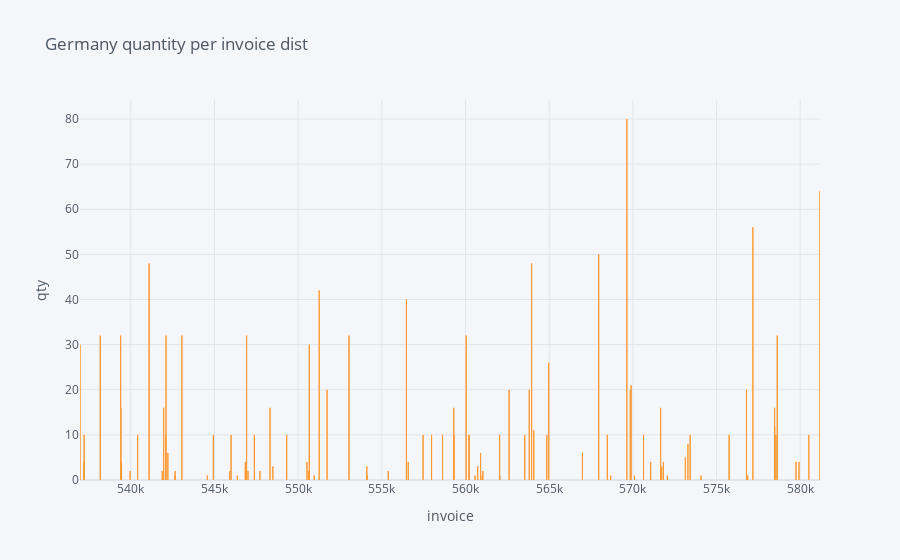

The notebook cell this image was saved under:
### Code cell
germany = df[df.Country == 'Germany'] 

germany = pd.pivot_table(germany, values=['Quantity'], index='InvoiceNo', aggfunc='sum')

germany.iplot(kind='bar', xTitle='invoice', yTitle='qty', 
           title='Germany quantity per invoice dist')

### Figure 1 — Plotly figure (JSON) as saved in the notebook; plotly's stock layout.template omitted (floating-point values rounded to 4 significant figures)
{"data": [{"marker": {"color": "rgba(255, 153, 51, 0.6)", "line": {"color": "rgba(255, 153, 51, 1.0)", "width": 1}}, "name": "Quantity", "orientation": "v", "text": "", "type": "bar", "x": [536967, 537201, 537212, 538174, 539395, 539405, 539446, 539957, 540410, 541093, 541877, 541965, 542080, 542106, 542215, 542621, 542648, 543056, 544573, 544933, 545916, 545994, 546365, 546843, 546851, 546920, 547005, 547383, 547715, 548320, 548489, 549316, 550527, 550620, 550665, 550960, 551258, 551728, 553037, 554104, 554137, 555383, 556469, 556578, 557466, 557972, 558628, 559298, 559316, 560038, 560211, 560230, 560569, 560728, 560901, 560997, 561037, 562038, 562045, 562605, 563540, 563808, 563950, 564079, 564856, 564972, 566987, 567959, 568472, 568674, 569640, 569844, 569893, 570095, 570637, 571065, 571658, 571724, 571824, 572061, 573136, 573289, 573424, 574071, 575750, 576787, 576863, 577168, 578469, 578472, 578550, 578626, 579747, 579927, 580512, 581179], "y": [30, 4, 10, 32, 32, 16, 4, 2, 10, 48, 2, 16, 10, 32, 6, 1, 2, 32, 1, 10, 2, 10, 1, 4, 3, 32, 2, 10, 2, 16, 3, 10, 4, 2, 30, 1, 42, 20, 32, 3, 1, 2, 40, 4, 10, 10, 10, 16, 10, 32, 10, 10, 1, 3, 6, 1, 2, 10, 1, 20, 10, 20, 48, 11, 10, 26, 6, 50, 10, 1, 80, 20, 21, 1, 10, 4, 16, 3, 4, 1, 5, 8, 10, 1, 10, 20, 1, 56, 16, 12, 10, 32, 4, 4, 10, 64]}], "layout": {"legend": {"bgcolor": "#F5F6F9", "font": {"color": "#4D5663"}}, "paper_bgcolor": "#F5F6F9", "plot_bgcolor": "#F5F6F9", "title": {"font": {"color": "#4D5663"}, "text": "Germany quantity per invoice dist"}, "xaxis": {"gridcolor": "#E1E5ED", "showgrid": true, "tickfont": {"color": "#4D5663"}, "title": {"font": {"color": "#4D5663"}, "text": "invoice"}, "zerolinecolor": "#E1E5ED"}, "yaxis": {"gridcolor": "#E1E5ED", "showgrid": true, "tickfont": {"color": "#4D5663"}, "title": {"font": {"color": "#4D5663"}, "text": "qty"}, "zerolinecolor": "#E1E5ED"}}}
